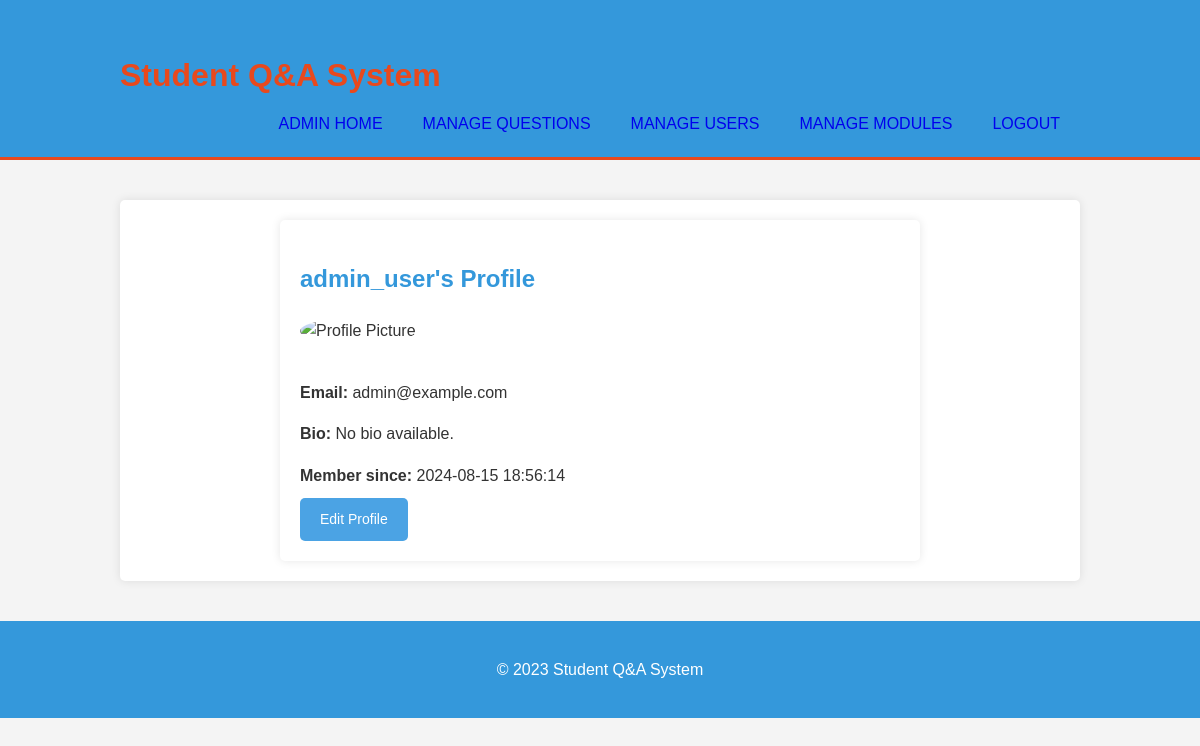
Screenshot of /profile.php (signed in) with the database file from the repository.
### tables this page shows
CREATE TABLE `users` (
  `id` int(50) NOT NULL,
  `username` varchar(50) NOT NULL,
  `email` varchar(50) NOT NULL,
  `password` varchar(255) DEFAULT NULL,
  `is_admin` tinyint(1) DEFAULT 0,
  `created_at` timestamp NOT NULL DEFAULT current_timestamp(),
  `bio` text DEFAULT NULL,
  `profile_picture` varchar(255) DEFAULT NULL,
  `social_media` longtext DEFAULT NULL CHECK (json_valid(`social_media`))
);

### profile.php (called while the page is built, shortened)
<?php
include "includes/DatabaseFunctions.php";
$user_id = $_SESSION['user_id'];
$user = getUserProfile($pdo, $user_id);
$edit_mode = isset($_GET['edit']) && $_GET['edit'] == 'true';
include "templates/profile.html.php";
include "templates/layout.html.php";
?>

### includes/DatabaseFunctions.php (called while the page is built, shortened)
<?php
function query($pdo, $sql, $parameters = []) {
    $query = $pdo->prepare($sql);
    $query->execute($parameters);
    return $query;
}
function getUserProfile($pdo, $id) {
    $sql = "SELECT id, username, email, bio, profile_picture, social_media, created_at FROM users WHERE id = :id";
    return query($pdo, $sql, [':id' => $id])->fetch();
}

### templates/profile.html.php (the view, shortened to what this page needs)
<div class="profile-container">
    <h2><?= htmlspecialchars($user['username']) ?>'s Profile</h2>
    <?php if (!$edit_mode): ?>
        <img src="<?= htmlspecialchars($user['profile_picture'] ?? 'default_profile.jpg') ?>" alt="Profile Picture" class="profile-picture">
        <p><strong>Email:</strong> <?= htmlspecialchars($user['email']) ?></p>
        <p><strong>Bio:</strong> <?= nl2br(htmlspecialchars($user['bio'] ?? 'No bio available.')) ?></p>
        <p><strong>Member since:</strong> <?= htmlspecialchars($user['created_at']) ?></p>
        <a href="?edit=true" class="button">Edit Profile</a>
    <?php endif; ?>
</div>

### css/style.css (style rules this page uses)
body { font-family: Arial, sans-serif; line-height: 1.6; margin: 0; padding: 0; background-color: #f4f4f4; color: #333; }
h1, h2, h3 { color: #3498db; }
.profile-container { max-width: 600px; margin: 0 auto; padding: 20px; background-color: #fff; border-radius: 5px; box-shadow: 0 0 10px rgba(0,0,0,0.1); }
.profile-picture { width: 150px; height: 150px; border-radius: 50%; object-fit: cover; margin-bottom: 20px; }
.profile-container h2 { margin-bottom: 20px; }
.profile-container p { margin-bottom: 10px; }
.button { display: inline-block; padding: 10px 20px; background: #4ba3e4; color: #ffffff; border: none; border-radius: 5px; cursor: pointer; text-decoration: none; font-size: 14px; }

### rows the page displays
users: username "admin_user", email "admin@example.com", bio "No bio available.", created_at "2024-08-15 18:56:14"
